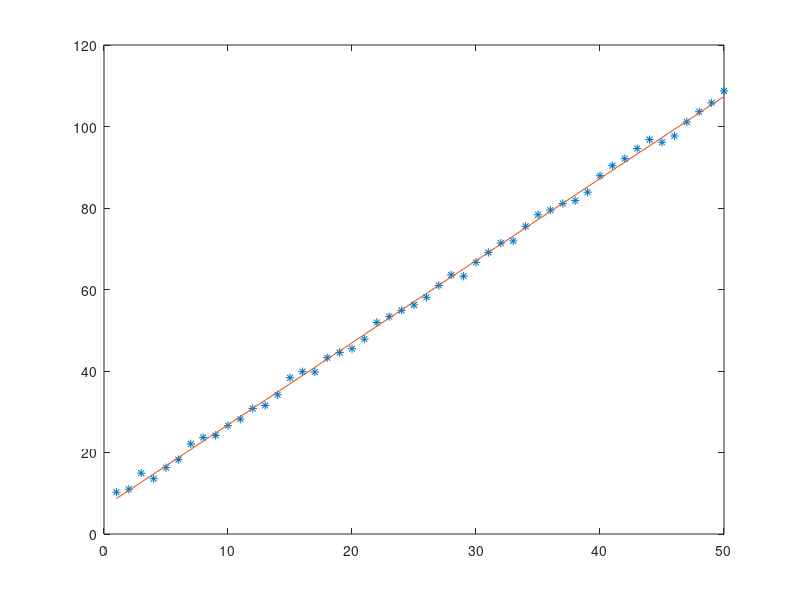

This chart was generated by the following MATLAB code:
clear all
close all

x=1:50;
noise=4*rand(1,50);
m=2;
c=5;
y=m*x+c;
y=noise+y;
plot(x,y,'*')
X=ones(50,2);
X(:,2)=x;
y=y';
a=inv(X'*X)*X'*y
y1 = a(2)*x+a(1);
% y2 = 3*x + 10;
hold on
plot(x,y1)
% hold on
% plot(x,y2)